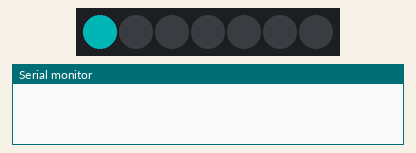
Simulated run of this sketch. Board: Arduino Uno, built with avr-gcc and run on an emulated ATmega328P. On the bench: 7 RGB LEDs in strip order, left to right, the last lines printed to the serial monitor. Dim RGB values are drawn brighter than linear; the local clock reads 2024-03-15 10:24:30 at power-on unless the sketch sets it; random numbers use the default seed unless the sketch sets one.

Above: at 2.1 s.
At 2.6 s:
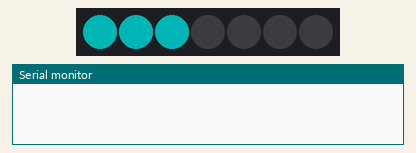
At 3.1 s:
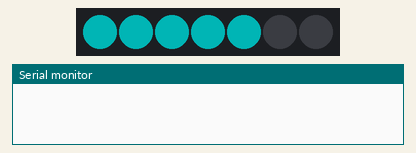
At 4.2 s:
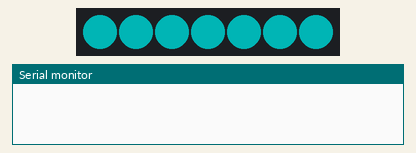
At 6.0 s:
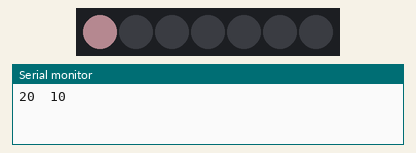
Timing chart, 0 to 40.0 s (numbered marks = the images above):
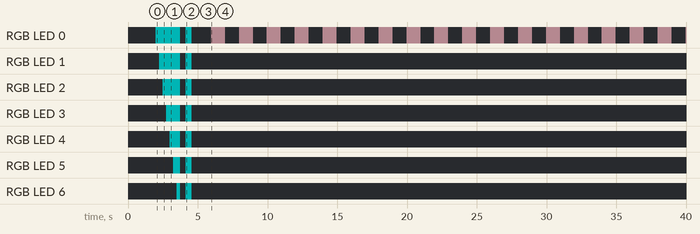

Measured:
- by itself, RGB LED 0: off → RGB(0, 64, 64) at 2.0 s, → off 1.8 s later, → RGB(0, 64, 64) 0.40 s later, → off 0.40 s later, … (39 changes in this stretch)
- what the display in image 3 shows lasts 0.4 s, from 4.2 s to 4.6 s

The sketch:

Santa_Radar.ino
```cpp
//https://www.reddit.com/r/FastLED/comments/dnj8o2/crgb_html_color_index_as_variable/
//https://github.com/FastLED/FastLED/wiki/Pixel-reference
#include <FastLED.h>
#include "RTClib.h"

//what time to do you wnat radar activity to start and peak
//#define DEMO

//what time to do you wnat radar activity to start and peak
const int startMonth = 12; //what is the month of the day you want the radar active
const int startDay = 24; //day radar will be active
const int peakHour = 12+8; //hour that radar will be most active

DateTime peakTime(2019,startMonth,startDay,peakHour,30,0);
DateTime startTime (2019,startMonth,startDay,peakHour-10,30,0);
DateTime endTime = (peakTime + TimeSpan(0,6,0,0));


// How many leds are in the strip?
#define NUM_LEDS 7

// Data pin that led data will be written out over
#define DATA_PIN A2

#define BRIGHTNESS 64

// This is an array of leds.  One item for each led in your strip.
CRGB leds[NUM_LEDS];

// Date and time functions using a DS3231 RTC connected via I2C and Wire lib
RTC_DS3231 rtc;

char daysOfTheWeek[7][12] = {"Sunday", "Monday", "Tuesday", "Wednesday", "Thursday", "Friday", "Saturday"};

int demoTime;

void setup() {
  Serial.begin(9600);
  if (! rtc.begin()) {
    Serial.println("Couldn't find RTC");
    while (1);
  }

  if (rtc.lostPower()) {
    Serial.println("RTC lost power, lets set the time!");
    // following line sets the RTC to the date & time this sketch was compiled
    rtc.adjust(DateTime(F(__DATE__), F(__TIME__)));
    // This line sets the RTC with an explicit date & time, for example to set
    // January 21, 2014 at 3am you would call:
    // rtc.adjust(DateTime(2014, 1, 21, 3, 0, 0));
  }

  // sanity check delay - allows reprogramming if accidently blowing power w/leds
    delay(2000);

    FastLED.addLeds<WS2812B, DATA_PIN, GRB>(leds, NUM_LEDS);
    FastLED.setBrightness(BRIGHTNESS);

    DateTime now = rtc.now();
    demoTime = now.minute()+11;

    bootUpSeq(CRGB::Aqua);

}

void bootUpSeq(CRGB color){
  for(int x = 0; x < NUM_LEDS; x++){
      // Turn our current led on to white, then show the leds
      leds[x] = color;
        FastLED.show();

      // Wait a little bit
      delay(250);

      if (x == (NUM_LEDS-1)){
        fill_solid(leds, NUM_LEDS, CRGB::Black);
        FastLED.show();
        delay(400);

        fill_solid(leds, NUM_LEDS, color);
        FastLED.show();
        delay(400);

        fill_solid(leds, NUM_LEDS, CRGB::Black);
        FastLED.show();
        delay(400);
      }
  }
}

//This is the boot up sequence of the radar.
void L(int level, CRGB color, int blinkDelay){

  for(int y = 0; y < random(5,10); y++){
    fill_solid(leds, NUM_LEDS, CRGB::Black);
    FastLED.show();
    delay(blinkDelay);
    for(int x = 0; x < level; x++) {
    leds[x] = color;
        FastLED.show();
        }
    delay(blinkDelay);
  }
}

//funtion to display the date and time
void dateTime() {
    DateTime now = rtc.now();
    Serial.print(now.year(), DEC);
    Serial.print('/');
    Serial.print(now.month(), DEC);
    Serial.print('/');
    Serial.print(now.day(), DEC);
    Serial.print(" (");
    Serial.print(daysOfTheWeek[now.dayOfTheWeek()]);
    Serial.print(") ");
    Serial.print(now.hour(), DEC);
    Serial.print(':');
    Serial.print(now.minute(), DEC);
    Serial.print(':');
    Serial.print(now.second(), DEC);
    Serial.println();
}


void loop() {
  DateTime now = rtc.now();
  Serial.print(peakTime.hour());
  Serial.print("  ");
  Serial.print(startTime.hour());
  Serial.print("  ");

  #ifdef DEMO
    if(1){
  #else
    if (now.month() == peakTime.month() && (now.day() == peakTime.day()|| now.day() == (peakTime.day()+1))){
  #endif
      #ifdef DEMO
        int nowPeakDif = abs(demoTime - now.minute());
      #else
        int nowPeakDif;
        if (now.month() == peakTime.month() && now.day() == peakTime.day())
          nowPeakDif = abs(peakTime.hour() - now.hour());
        else
          nowPeakDif = abs(peakTime.hour() - (24+now.hour()));
      #endif

      if (nowPeakDif >= 10)
        L(random(1,2+1),CRGB::Yellow,1000);

      if (nowPeakDif == 9)
        L(random(1,3+1),CRGB::Yellow,1000);

      if (nowPeakDif == 8)
        L(random(2,3+1),CRGB::Orange,1000);

      if (nowPeakDif == 7)
        L(random(2,4+1),CRGB::Orange,1000);

      if (nowPeakDif == 6)
        L(random(3,4+1),CRGB::Pink,1000);

      if (nowPeakDif == 5)
        L(random(3,5+1),CRGB::Pink,1000);

      if (nowPeakDif == 4)
        L(random(4,5+1),CRGB::Purple,1000);

      if (nowPeakDif == 3)
        L(random(4,6+1),CRGB::Purple,1000);

      if (nowPeakDif == 2)
        L(random(5,6+1),CRGB::Red,1000);

      if (nowPeakDif == 1)
        L(random(5,6+1),CRGB::Red,1000);

      if (nowPeakDif == 0 && now.minute() >=30)
        L(7,CRGB::Green,500);
    }
  else{
    L(1,CRGB::Pink, 1000);
  }

}
```
